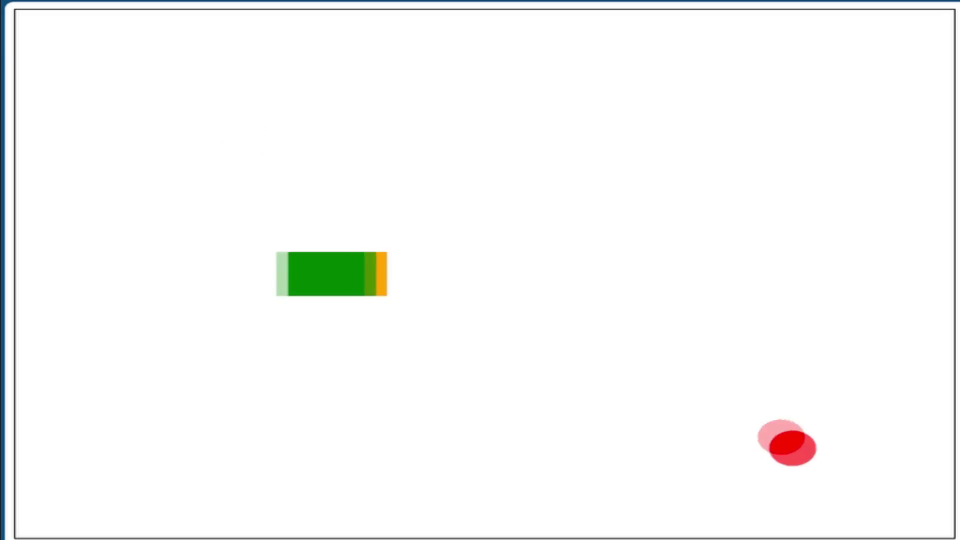
#> input picture frame 360 of pelota.mp4, 1920 x 1080 px (shown at 1/2 size)
$ python detector.py
#> lines starting #> are read from the running program, lines starting #| are printed output that depends on the picture; after the words box and inside, x2 and y2 are one past the last pixel; in counts of white or black regions, pixels touching at a corner belong together
import cv2
import numpy as np

video_path = "pelota.mp4"
cap = cv2.VideoCapture(video_path)

# Define the new desired dimensions for the video
new_dimensions = (550, 500)

# Define the desired position and size of the rectangle
desired_position = (150, 150)
desired_width = 50
desired_height = 50

# Initialize trace variables
crossing_counter = 0 # to crossing_counter
previous_center_x = 25 # To store the previous center position
bg_subtractor = cv2.createBackgroundSubtractorMOG2()

while cap.isOpened():
    ret, frame = cap.read()
#> frame is the input picture: shape (1080, 1920, 3); mean B, G, R 249.2, 250, 249.3

    if not ret:
        break

    # Resize the frame to the new dimensions
    frame = cv2.resize(frame, new_dimensions)
#> frame: shape (500, 550, 3)
    fg_mask = bg_subtractor.apply(frame)
#> fg_mask: shape (500, 550); every value is 127
    # Convert the frame to HSV format
    imghsv = cv2.cvtColor(frame, cv2.COLOR_BGR2HSV)
#> imghsv: shape (500, 550, 3); mean H, S, V 3.5, 4.5, 251.1

    # Define yellow color range in HSV format
    yellowlow = np.array([20, 50, 50], np.uint8)
    yellowhigh = np.array([32, 255, 255], np.uint8)

    # Create a mask for yellow objects
    mask_yellow = cv2.inRange(imghsv, yellowlow, yellowhigh)
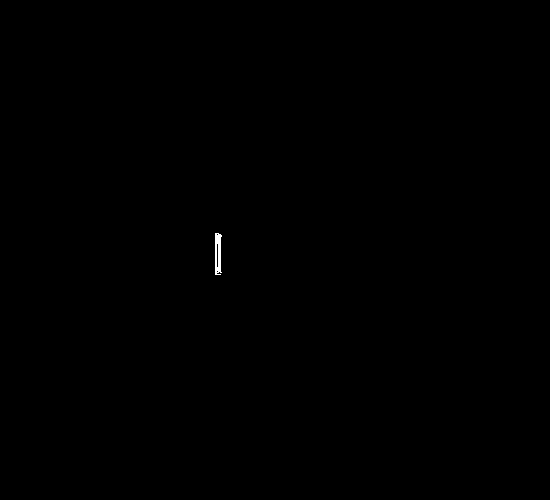
#> mask_yellow: shape (500, 550); 0.08% white; 1 white region, box (x1, y1, x2, y2) and area: (215, 233, 222, 275) 223

    # Define green color range in HSV format
    greenlow = np.array([36, 50, 50], np.uint8)
    highgreen = np.array([75, 255, 255], np.uint8)

    # Create a mask for green objects
    mask_green = cv2.inRange(imghsv, greenlow, highgreen)
#> mask_green: shape (500, 550); 0.83% white; 1 white region, box (x1, y1, x2, y2) and area: (159, 233, 215, 274) 2282

    # Define red color range in HSV format
    redlow = np.array([0, 100, 100], np.uint8)
    redhigh = np.array([10, 255, 255], np.uint8)

    # Create a mask for red objects
    mask_red = cv2.inRange(imghsv, redlow, redhigh)
#> mask_red: shape (500, 550); 0.07% white; 2 white regions (1 under 20 px), largest, box (x1, y1, x2, y2) and area: (444, 401, 460, 418) 197

    # Combine masks to detect yellow, green and red objects
    combined_mask = cv2.bitwise_or(mask_yellow, cv2.bitwise_or(mask_green, mask_red))
#> combined_mask: shape (500, 550); 0.98% white; 3 white regions (1 under 20 px), largest, box (x1, y1, x2, y2) and area: (159, 233, 222, 275) 2505, (444, 401, 460, 418) 197

    # Apply the combined mask to the original frame to display the detected objects
    masked_frame = cv2.bitwise_and(frame, frame, mask=combined_mask)

    # Define the kernel for dilation
    kernel = np.ones((5, 5), np.uint8)

    # Apply dilation to the combined mask
    dilated_mask = cv2.dilate(combined_mask, kernel, iterations=1)
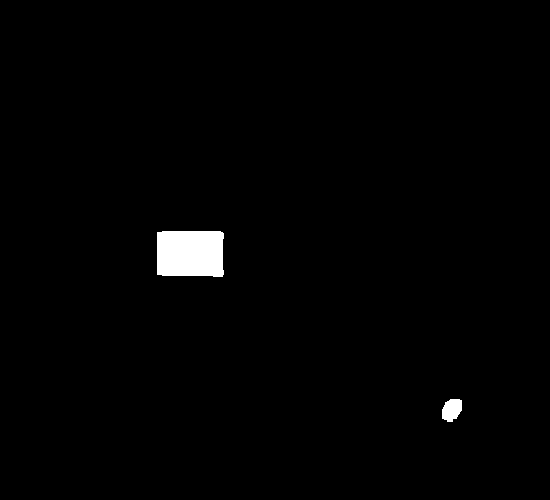
#> dilated_mask: shape (500, 550); 1.2% white; 2 white regions

    # Show the frame with the dilated mask applied
    cv2.imshow('Detected Objects with Dilated Masks', cv2.resize(masked_frame, (300, 300)))
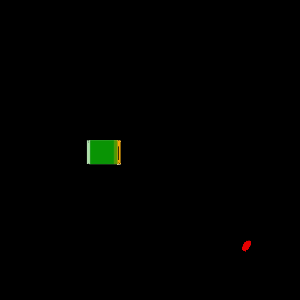
#> window 'Detected Objects with Dilated ': shape (300, 300, 3); mean B, G, R 0.2, 1.4, 0.6

    # Find contours in the dilated mask
    contours, _ = cv2.findContours(dilated_mask, cv2.RETR_EXTERNAL, cv2.CHAIN_APPROX_SIMPLE)
#> contours = 2 contours; box (x1, y1, x2, y2) and area: (157, 231, 224, 277) 2870, (442, 399, 462, 422) 324

    for contour in contours:
        x, y, w, h = cv2.boundingRect(contour)

        # Draw rectangle around the object
        cv2.rectangle(frame, (x, y), (x + w, y + h), (0, 255, 0), 2)
        center_x = x + w // 2
        center_y = y + h // 2

        # Check if the area of the contour is greater than 500
        if cv2.contourArea(contour) > 100:
            cv2.rectangle(frame, (x, y), (x + w, y + h), (10, 255, 255), 1)

            # Check if the object is completely inside the desired rectangle
            if (
                    desired_position[0] <= center_x <= desired_position[0] + desired_width and
                    desired_position[1] <= center_y <= desired_position[1] + desired_height
            ):
                # Check if the object has crossed the line
                if center_x is not None and previous_center_x < 200 and center_x > 150:
                    previous_center_x +=10
                    previous_center_y = center_y
                    crossing_counter += 1 # Increment the crossing counter

        # Update the previous position of the center
        previous_center_x = center_x
#> this loop made 2 passes
#> (x, y, w, h, center_x, center_y) on passes 1 to 2: (442, 399, 20, 23, 452, 410), (157, 231, 67, 46, 190, 254)
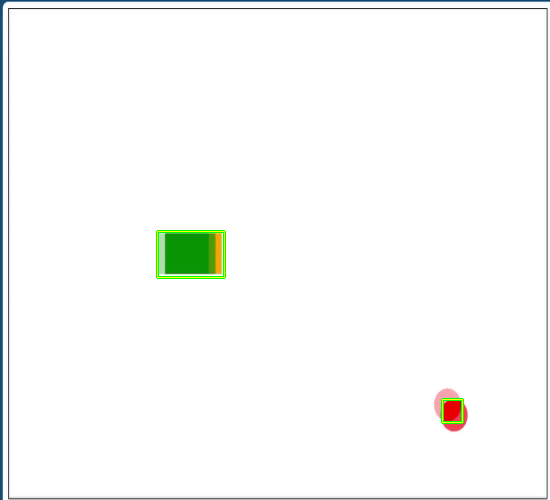
#> frame: shape (500, 550, 3); mean B, G, R 248.5, 250.2, 248.7
#> after the loop, crossing_counter = 0

    # Show the cross counter in the frame
    cv2.putText(frame, f"Crossings: {crossing_counter}", (10, 30), cv2.FONT_HERSHEY_PLAIN, 1.5, (0, 0, 0), 2)
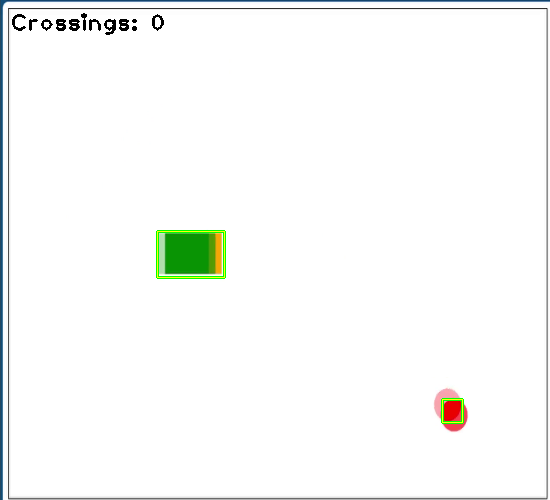
#> frame: shape (500, 550, 3); 0.31% of pixels changed, all inside (x1, y1, x2, y2) = (12, 13, 164, 35)
    cv2.imshow('Detected Objects', cv2.resize(frame, (300, 300)))
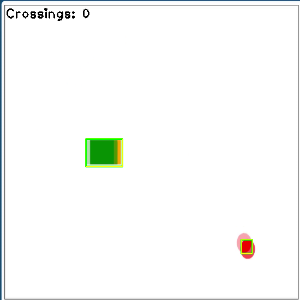
#> window 'Detected Objects': shape (300, 300, 3); mean B, G, R 247.9, 249.6, 248.2


    # Show individual color masks with white color and black background
    cv2.imshow('Yellow Mask', cv2.resize(cv2.bitwise_not(mask_yellow), (300, 300)))
    cv2.imshow('Green Mask', cv2.resize(cv2.bitwise_not(mask_green), (300, 300)))
    cv2.imshow('Red Mask', cv2.resize(cv2.bitwise_not(mask_red), (300, 300)))
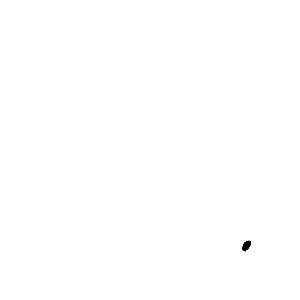
#> window 'Red Mask': shape (300, 300); min 0, max 255, mean 254.8

    if cv2.waitKey(25) & 0xFF == ord('q'):
#> (key q is pressed here)
        break

fg_mask = bg_subtractor.apply(frame)
cap.release()
cv2.destroyAllWindows()

$ run again, starting later in the video
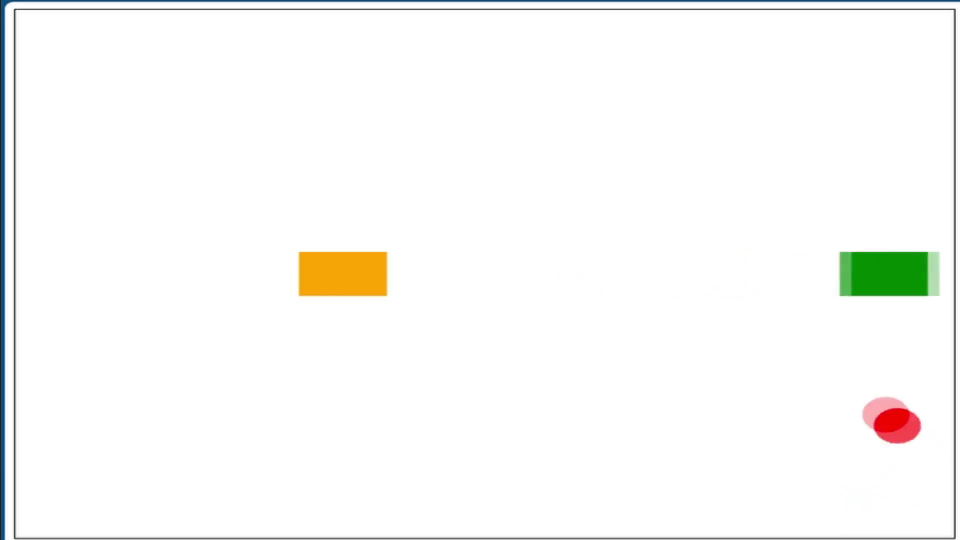
#> input picture frame 1620 of pelota.mp4, 1920 x 1080 px (shown at 1/2 size)
#> frame is the input picture: shape (1080, 1920, 3); mean B, G, R 247.6, 249.5, 249.2
#> imghsv: shape (500, 550, 3); mean H, S, V 4.2, 6, 251.1
#> mask_yellow: shape (500, 550); 0.69% white; 2 white regions (1 under 20 px), largest, box (x1, y1, x2, y2) and area: (171, 233, 222, 275) 1893
#> mask_green: shape (500, 550); 0.81% white; 1 white region, box (x1, y1, x2, y2) and area: (481, 233, 536, 274) 2226
#> mask_red: shape (500, 550); 0.07% white; 1 white region, box (x1, y1, x2, y2) and area: (504, 380, 520, 399) 190
#> combined_mask: shape (500, 550); 1.6% white; 4 white regions (1 under 20 px), largest, box (x1, y1, x2, y2) and area: (481, 233, 536, 274) 2226, (171, 233, 222, 275) 1893, (504, 380, 520, 399) 190
#> dilated_mask: shape (500, 550); 2% white; 3 white regions
#> contours = 3 contours; box (x1, y1, x2, y2) and area: (479, 231, 538, 276) 2545, (169, 231, 224, 277) 2264, (502, 378, 522, 401) 320
#> the loop `for contour in contours:` made 3 passes
#> (x, y, w, h, center_x, center_y) on passes 1 to 3: (502, 378, 20, 23, 512, 389), (479, 231, 59, 45, 508, 253), (169, 231, 55, 46, 196, 254)
#> after the loop `for contour in contours:`:
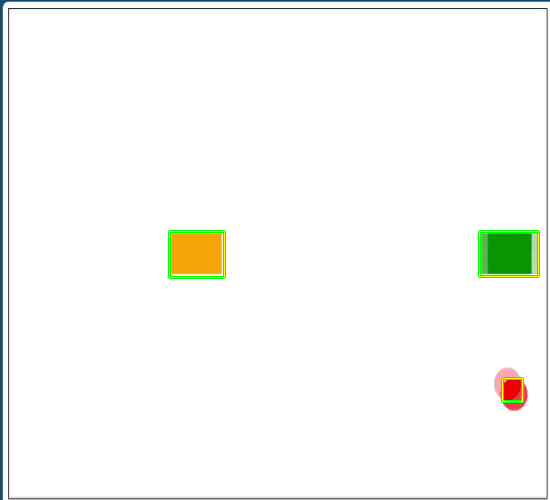
#> frame: shape (500, 550, 3); mean B, G, R 246.5, 249.7, 248.3
#> after the loop `for contour in contours:`: crossing_counter = 0
#> `cv2.imshow('Green Mask', cv2.resize(cv2.bitwise_not(mask_green), (300,..`:
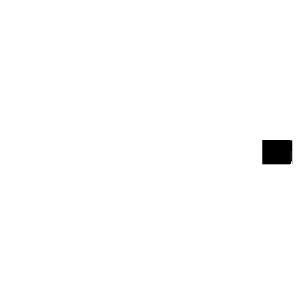
#> window 'Green Mask': shape (300, 300); min 0, max 255, mean 252.9

$ run again, starting later in the video
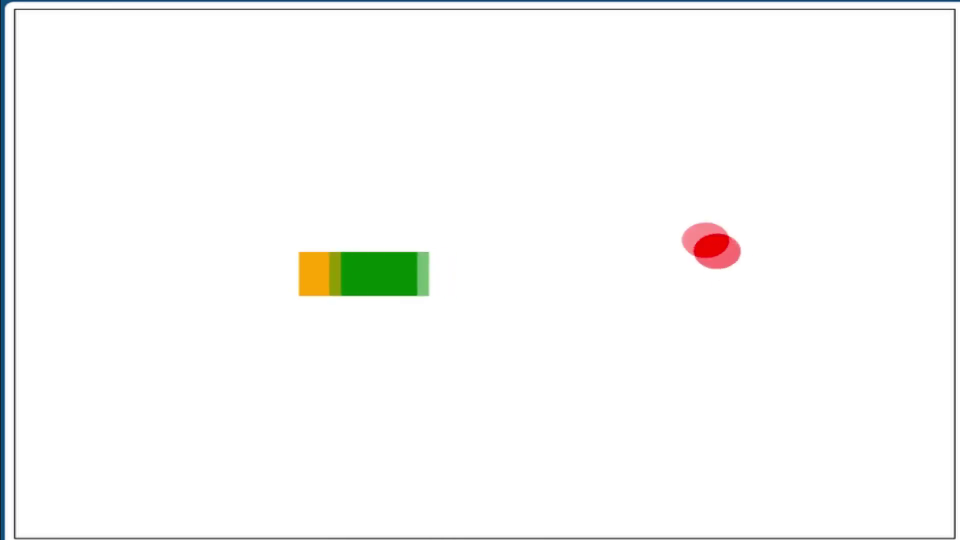
#> input picture frame 2881 of pelota.mp4, 1920 x 1080 px (shown at 1/2 size)
#> frame is the input picture: shape (1080, 1920, 3); mean B, G, R 248.7, 249.8, 249.2
#> imghsv: shape (500, 550, 3); mean H, S, V 4.5, 5, 251.1
#> mask_yellow: shape (500, 550); 0.27% white; 2 white regions (1 under 20 px), largest, box (x1, y1, x2, y2) and area: (171, 233, 194, 275) 740
#> mask_green: shape (500, 550); 0.78% white; 1 white region, box (x1, y1, x2, y2) and area: (194, 233, 246, 275) 2140
#> mask_red: shape (500, 550); 0.08% white; 1 white region, box (x1, y1, x2, y2) and area: (399, 219, 416, 236) 218
#> combined_mask: shape (500, 550); 1.1% white; 3 white regions, box (x1, y1, x2, y2) and area: (192, 233, 246, 275) 2150, (171, 233, 194, 275) 740, (399, 219, 416, 236) 218
#> dilated_mask: shape (500, 550); 1.4% white; 2 white regions
#> contours = 2 contours; box (x1, y1, x2, y2) and area: (169, 231, 248, 277) 3504, (397, 217, 418, 238) 342
#> the loop `for contour in contours:` made 2 passes
#> (x, y, w, h, center_x, center_y) on passes 1 to 2: (169, 231, 79, 46, 208, 254), (397, 217, 21, 21, 407, 227)
#> after the loop `for contour in contours:`:
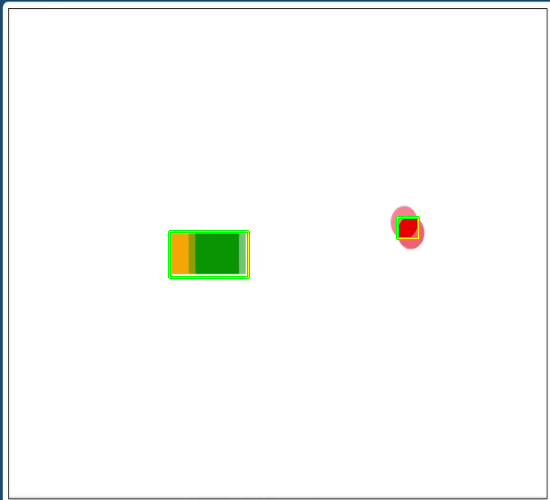
#> frame: shape (500, 550, 3); mean B, G, R 248, 250, 248.6
#> after the loop `for contour in contours:`: crossing_counter = 0
#> `cv2.imshow('Green Mask', cv2.resize(cv2.bitwise_not(mask_green), (300,..`:
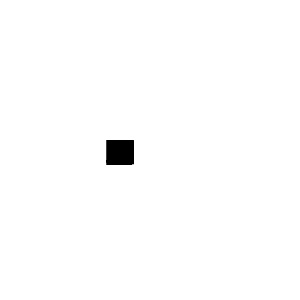
#> window 'Green Mask': shape (300, 300); min 0, max 255, mean 253
